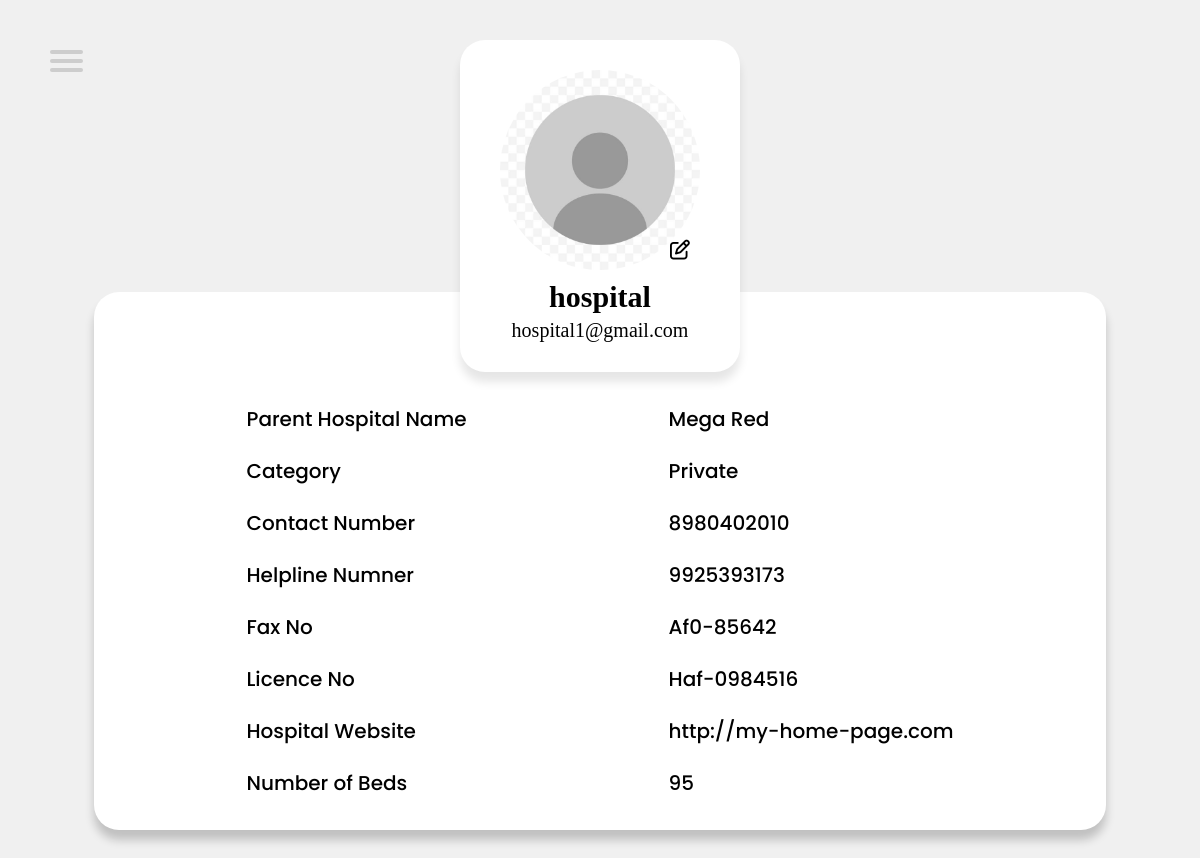
Screenshot of /hospitalProfile2.php (signed in) with the database file from the repository.
### tables this page shows
CREATE TABLE `bloodcenterdetail` (
  `id` int(11) NOT NULL,
  `email` varchar(150) NOT NULL,
  `name` varchar(100) NOT NULL,
  `hospitalName` varchar(100) DEFAULT NULL,
  `category` varchar(15) NOT NULL,
  `contact` varchar(10) NOT NULL,
  `faxNo` varchar(20) DEFAULT NULL,
  `licenceNo` varchar(30) NOT NULL,
  `helplineNo` varchar(10) NOT NULL,
  `website` varchar(255) DEFAULT NULL,
  `beds` int(10) NOT NULL,
  `state` varchar(50) NOT NULL,
  `district` varchar(50) NOT NULL,
  `city` varchar(50) NOT NULL,
  `landmark` varchar(100) NOT NULL,
  `pincode` int(6) NOT NULL
);

### hospitalProfile2.php (the view, shortened to what this page needs)
<?php
require 'php/connection.php';
$id = $_SESSION["hospital_id"];
$fetch = "SELECT * FROM bloodcenterdetail where id = '$id'";
$result = mysqli_query($con, $fetch);
if ($result && mysqli_num_rows($result) > 0) {
  $data = mysqli_fetch_assoc($result);
}
?>
<!DOCTYPE html>
<html lang="en">
<head>
    <link rel="stylesheet" href="CSS/donorProfile.css" />
    <link rel="stylesheet" href="https://cdnjs.cloudflare.com/ajax/libs/font-awesome/6.5.2/css/all.min.css"
 />
</head>
<body>
    <nav role="navigation">
        <div id="menuToggle">
            <span></span>
            <span></span>
            <span></span>
        </div>
    </nav>
    <div class="card">
        <div class="left">
            <div class="photo" style="background-image: url('<?php if (isset($data2["imagename"])) {
        echo 'profilePhotos/' . $data2["imagename"];
      } else {
        echo 'Image/empty_profile.jpg';
      }
      ?>')">
                <i class="fa-regular fa-pen-to-square" id="penIcon" onclick="uploadFile()"></i>
            </div>
            <div class="info">
                <h1><?php echo $data["name"] ?></h1>
                <h2><?php echo $data["email"] ?></h2>
            </div>
        </div>
        <div class="right">
            <table>
                <tr>
                    <td>Parent Hospital Name</td>
                    <td><?php if(isset($data["hospitalName"])){
            echo $data["hospitalName"];
          } else{
            echo "Not Defined";
          }
            ?></td>
                </tr>
                <tr>
                    <td>Category</td>
                    <td><?php if(isset($data["category"])){
            echo $data["category"];
          } else{
            echo "Not Defined";
          }?></td>
                </tr>
                <tr>
                    <td>Contact Number</td>
                    <td><?php if(isset($data["contact"])){
            echo $data["contact"];
          } else{
            echo "Not Defined";
          }?></td>
                </tr>
                <tr>
                    <td>Helpline Numner</td>
                    <td><?php if(isset($data["helplineNo"])){
            echo $data["helplineNo"];
          } else{
            echo "Not Defined";
          }?></td>
                </tr>
                <tr>
                    <td>Fax No</td>
                    <td><?php if(isset($data["faxNo"])){
            echo $data["faxNo"];
          } else{
            echo "Not Defined";
          }?></td>
                </tr>
                <tr>
                    <td>Licence No</td>
                    <td><?php if(isset($data["licenceNo"])){
            echo $data["licenceNo"];
          } else{
            echo "Not Defined";
          }?></td>
                </tr>
                <tr>
                    <td>Hospital Website</td>
                    <td><?php if(isset($data["website"])){
            echo $data["website"];
          } else{
            echo "Not Defined";
          }?></td>
                </tr>
                <tr>
                    <td>Number of Beds</td>
                    <td><?php if(isset($data["beds"])){
            echo $data["beds"];
          } else{
            echo "Not Defined";
          }?></td>
                </tr>
            </table>
        </div>
    </div>
</body>
</html>

### CSS/donorProfile.css (style rules this page uses)
* { margin: 0; padding: 0; box-sizing: border-box; }
html { font-size: 62.5%; scroll-behavior: smooth; overflow-x: hidden; background-color: rgb(240, 240, 240); }
body { font-family: poppins; display: grid; grid-template-rows: auto 2fr auto; width: 100vw; align-items: center; justify-content: center; }
#menuToggle { display: block; position: fixed; top: 50px; left: 50px; z-index: 9; -webkit-user-select: none; user-select: none; }
#menuToggle span { display: block; width: 33px; height: 4px; margin-bottom: 5px; position: relative; background: #cdcdcd; border-radius: 3px; z-index: 1; transform-origin: 4px 0px; transition: transform 0.5s cubic-bezier(0.77, 0.2, 0.05, 1), background 0.5s cubic-bezier(0.77, 0.2, 0.05, 1), opacity 0.55s ease; }
#menuToggle span:nth-last-child(2) { transform-origin: 0% 100%; }
.card { display: flex; flex-direction: column; align-items: center; justify-content: center; flex-wrap: nowrap; gap: 0rem; min-height: 100vh; position: relative; top: 2rem; margin: 2rem 0; }
.left, .info { display: flex; flex-direction: column; align-items: center; justify-content: center; }
.left { gap: 1rem; background-color: white; padding: 3rem 4rem; border-radius: 25px; box-shadow: 0px 10px 10px rgba(0, 0, 0, 0.1); z-index: 7; }
.photo { width: 200px; height: 200px; background-size: cover; background-position: top; border-radius: 500px; position: relative; }
.photo i { position: absolute; bottom: 10px; right: 10px; font-size: 2rem; transition: 0.5s ease; }
span { color: red; }

### rows the page displays
bloodcenterdetail: name "hospital", email "hospital1@gmail.com", hospitalName "Mega Red", category "Private", contact "8980402010", helplineNo "9925393173", faxNo "Af0-85642", licenceNo "Haf-0984516", website "http://my-home-page.com", beds "95"
